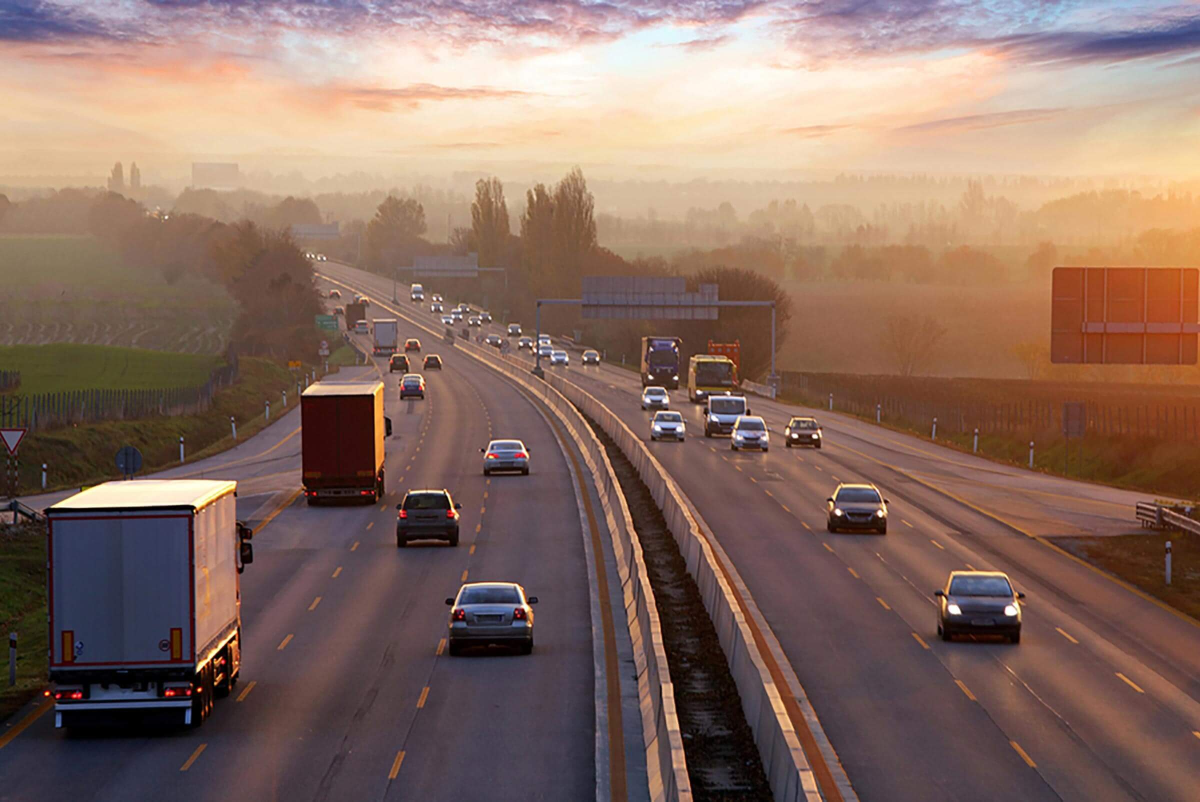
#> input picture Basic to Intermeditate/Images/road.jpg, 2400 x 1603 px (shown at 1/2 size)
$ jupyter execute --allow-errors 'Some operations.ipynb'
#> lines starting #> are read from the running program, lines starting #| are printed output that depends on the picture; after the words box and inside, x2 and y2 are one past the last pixel; in counts of white or black regions, pixels touching at a corner belong together
[cell 1]
import cv2
import numpy as np

## Reading an images

[cell 2]
# img = cv2.imread("Images/road.jpg",0) # if we use 0 then img convert into gray scale
img = cv2.imread("Images/road.jpg")
#> img is the input picture: shape (1603, 2400, 3); mean B, G, R 98.4, 109.4, 136.3
img = cv2.resize(src=img, dsize=(700,500)) # width=700, height=500
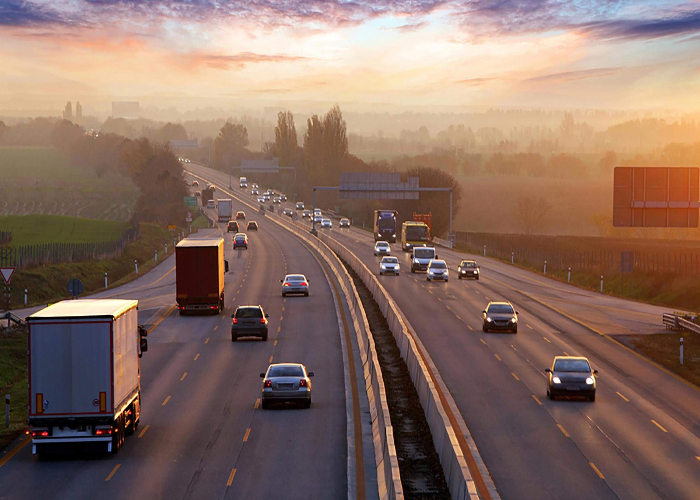
#> img: shape (500, 700, 3); mean B, G, R 98.3, 109.3, 136.2
# show image
cv2.imshow("Road", img)
cv2.waitKey(0)
cv2.destroyAllWindows()

[cell 3]
# check the shape

img.shape
#> Out = (500, 700, 3)

[cell 4]
# Extracting the height and width of an image

height , width = img.shape[0:2]
#> height = 500; width = 700

print("The height is: ",height)
#| The height is:  500
print("The width is: ",width)
#| The width is:  700

### Extracting the RGB values of a pixel

Now we will focus on extracting the RGB values of an individual pixel.
Note – OpenCV arranges the channels in BGR order. So the 0th value will correspond to Blue pixel and not Red.

[cell 5]
# Here we have randomly chosen a pixel by passing in 100, 100 for height and width.
(B, G, R) = img[100,100]
#> B = 156; G = 197; R = 230
# displaying the pixel values
print("Rad= {}, Green= {}, Blue= {}".format(R, G, B))
#| Rad= 230, Green= 197, Blue= 156

# We can also pass the channel to extract the value for a specific channel

B = img[100, 100, 0]
print("B = {}".format(B))
#| B = 156

## Extracting the Region of Interest (ROI)

[cell 6]
# We will calculate the region of interest by slicing the pixels of the image

roi = img[100:500, 200:700]
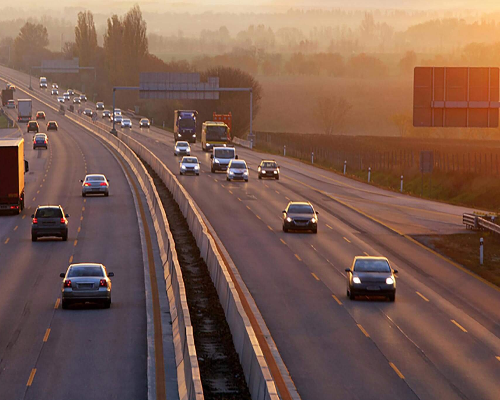
#> roi: shape (400, 500, 3); mean B, G, R 79.1, 91.4, 123.1
roi

[cell 7]
cv2.imshow("myimg", roi)
cv2.waitKey(0)
cv2.destroyAllWindows()

[cell 8]
# Calculating the ratio
ratio = 800 / width
#> ratio = 1.14

# Creating a tuple containing width and height
dim = (800, int(height * ratio))
#> dim = (800, 571)

# Resizing the image
resize_aspect = cv2.resize(img, dim)
cv2.imshow("myimg", resize_aspect)
cv2.waitKey(0)
cv2.destroyAllWindows()

## Rotating the Image

There are a lot of steps involved in rotating an image. So, let me explain each of them in detail.

The 2 main functions used here are –

1) getRotationMatrix2D()
2) warpAffine()

1) getRotationMatrix2D(): It takes 3 arguments –

i) center – The center coordinates of the image
ii) Angle – The angle (in degrees) by which the image should be rotated
iii) Scale – The scaling factor


<b> It returns a 2*3 matrix consisting of values derived from alpha and beta </b>

1) alpha = scale * cos(angle)

2) beta = scale * sine(angle)

<b>warpAffine()</b>

The function warpAffine transforms the source image using the rotation matrix:

<b>dst(x, y) = src(M11X + M12Y + M13, M21X + M22Y + M23)</b>

Here M is the rotation matrix, described above.

It calculates new x, y co-ordinates of the image and transforms it.

[cell 9]
# Calculating the center of the image
center = (width//2, height//2)
#> center = (350, 250)

# Generating a rotation matrix
matrix = cv2.getRotationMatrix2D(center=center, angle= -45, scale= 1.0)

# Performing the affine transformation
rotated = cv2.warpAffine(src= img, M= matrix, dsize=(width, height))
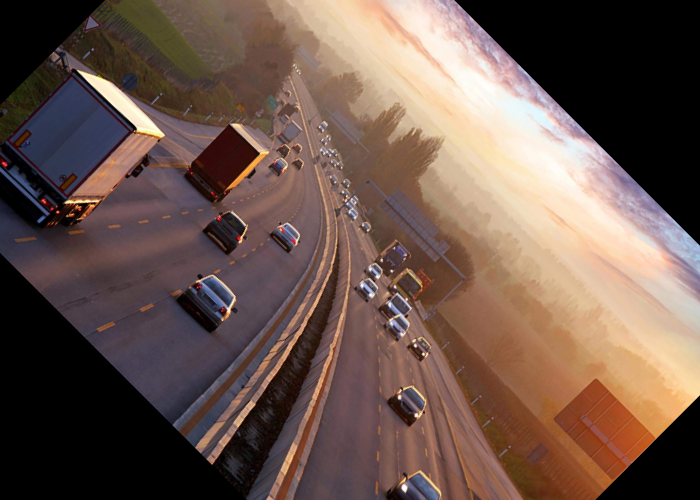
#> rotated: shape (500, 700, 3); mean B, G, R 76.7, 86, 107.6
cv2.imshow("Rotated Img", rotated)
cv2.waitKey(0)
cv2.destroyAllWindows()

## Drawing a Rectangle

[cell 10]
# We are copying the original image, as it is an in-place operation.
output = img.copy()

# Using the rectangle() function to create a rectangle.

rectangle = cv2.rectangle(output, (200, 300),
                          (300, 400), (255, 0, 0), 2)

cv2.imshow("rectangle Img", rectangle)
cv2.waitKey(0)
cv2.destroyAllWindows()

## To save an image use cv2.imwrite() function

### Arithmetic Operations on Images using OpenCV | Set-1 (Addition and Subtraction)

[cell 11]
img1 = cv2.imread("Images/first.jpg")
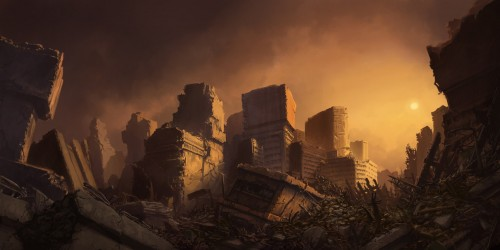
#> input picture Basic to Intermeditate/Images/first.jpg, 500 x 250 px
#> img1 is the input picture: shape (250, 500, 3); mean B, G, R 34.8, 52.4, 81
img2 = cv2.imread("Images/second.jpg")
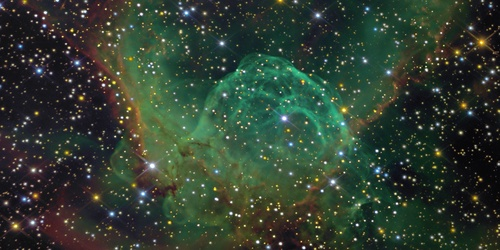
#> input picture Basic to Intermeditate/Images/second.jpg, 500 x 250 px
#> img2 is the input picture: shape (250, 500, 3); mean B, G, R 49.4, 62.5, 48.9

addUp = cv2.addWeighted(src1=img1, alpha=0.5, src2=img2, beta=0.4, gamma=0)
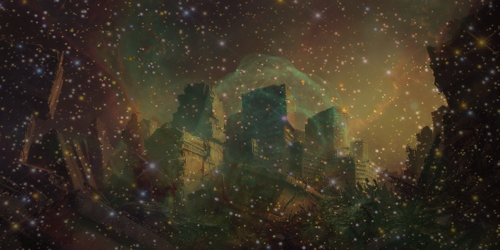
#> addUp: shape (250, 500, 3); mean B, G, R 37.2, 51.2, 60

cv2.imshow("addUp img", addUp)

# De-allocate any associated memory usage
if cv2.waitKey(0) & 0xff == 27:
#> (key Esc is pressed here)
    cv2.destroyAllWindows()

[cell 12]
addUp2 = cv2.add(src1=img1, src2=img2)
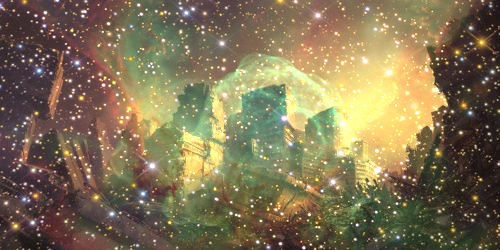
#> addUp2: shape (250, 500, 3); mean B, G, R 84.2, 114.3, 127.9

cv2.imshow("addUp2 img", addUp2)

# De-allocate any associated memory usage
if cv2.waitKey(0) & 0xff == 27:
#> (key Esc is pressed here)
    cv2.destroyAllWindows()

## Subtraction of Image

[cell 13]
image1 = cv2.imread("Images/star-1.jpg")
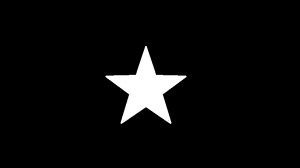
#> input picture Basic to Intermeditate/Images/star-1.jpg, 300 x 168 px
#> image1 is the input picture: shape (168, 300, 3); min 0, max 255, mean 11.7
image2 = cv2.imread("Images/dot.jpg")
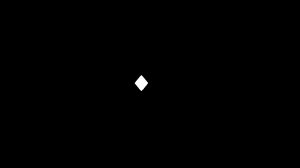
#> input picture Basic to Intermeditate/Images/dot.jpg, 300 x 168 px
#> image2 is the input picture: shape (168, 300, 3); min 0, max 255, mean 0.6

sub = cv2.subtract(src1=image1, src2=image2)

cv2.imshow("Subtract img", sub)

# De-allocate any associated memory usage
if cv2.waitKey(0) & 0xff == 27:
#> (key Esc is pressed here)
    cv2.destroyAllWindows()

## Bitwise AND operation on Image

[cell 14]
image1 = cv2.imread("Images/1bit1.png")
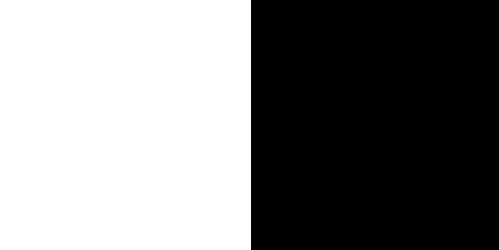
#> input picture Basic to Intermeditate/Images/1bit1.png, 499 x 250 px
#> image1 is the input picture: shape (250, 499, 3); 50.3% white; 1 black region, box (x1, y1, x2, y2) and area: (251, 0, 499, 250) 62000
image2 = cv2.imread("Images/2bit2.png")

#> (the rest of this cell did not finish here and is left out)

## Bitwise OR operation on Image

[cell 15]
image1 = cv2.imread("Images/1bit1.png")
image2 = cv2.imread("Images/2bit2.png")

#> (the rest of this cell did not finish here and is left out)

## Bitwise XOR operation on Image

[cell 16]
image1 = cv2.imread("Images/1bit1.png")
image2 = cv2.imread("Images/2bit2.png")

#> (the rest of this cell did not finish here and is left out)

## Bitwise NOT operation on Image

[cell 17]
image1 = cv2.imread("Images/1bit1.png")
image2 = cv2.imread("Images/2bit2.png")

# cv2.bitwise_not is applied over the
# image input with applied parameters
dest_not1 = cv2.bitwise_not(image1, mask = None)
dest_not2 = cv2.bitwise_not(image2, mask = None)

# the windows showing output image
# with the Bitwise NOT operation
# on the 1st and 2nd input image
cv2.imshow('Bitwise NOT on image 1', dest_not1)
cv2.imshow('Bitwise NOT on image 2', dest_not2)

# De-allocate any associated memory usage
if cv2.waitKey(0) & 0xff == 27:
#> (key Esc is pressed here)
    cv2.destroyAllWindows()
